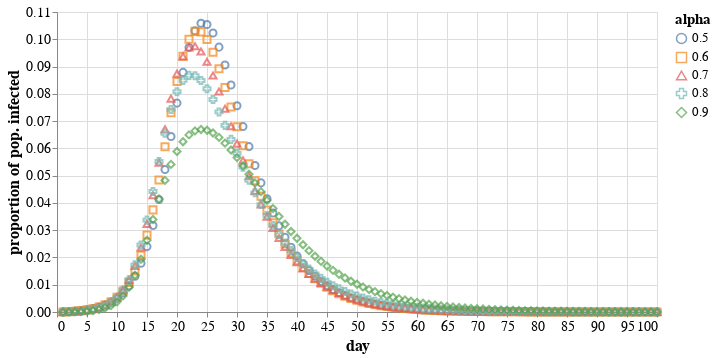

Notebook code for this chart:
### Code cell
alt.Chart(infections).mark_point(size=50).encode(
    x = alt.X(
        "day:Q",
    ),
    y = alt.Y(
        "value:Q",
        title = "proportion of pop. infected",
#         scale = alt.Scale(domain=(0,.15))
    ),
    color = alt.Color("variable:N", title='alpha'),
    shape = alt.Shape("variable:N")
).properties(
    width=600,
    height=300
).configure_axis(
    titleFontSize=16,
    labelFontSize=14
).configure_legend(
    titleFontSize=15,
    labelFontSize=13
)

### Figure 1 — Vega-Lite specification as saved in the notebook (floating-point values rounded to 4 significant figures; data arrays with more than 128 entries replaced by an {"elided": "..."} marker saying what was removed)
{"config": {"view": {"continuousWidth": 400, "continuousHeight": 300}, "axis": {"labelFontSize": 14, "titleFontSize": 16}, "legend": {"labelFontSize": 13, "titleFontSize": 15}}, "data": {"name": "data-c90109bd64936d5201875fd98c6f35be"}, "mark": {"type": "point", "size": 50}, "encoding": {"color": {"field": "variable", "title": "alpha", "type": "nominal"}, "shape": {"field": "variable", "type": "nominal"}, "x": {"field": "day", "type": "quantitative"}, "y": {"field": "value", "title": "proportion of pop. infected", "type": "quantitative"}}, "height": 300, "width": 600, "$schema": "https://vega.github.io/schema/vega-lite/v4.17.0.json", "datasets": {"data-c90109bd64936d5201875fd98c6f35be": {"elided": "500 records"}}}
